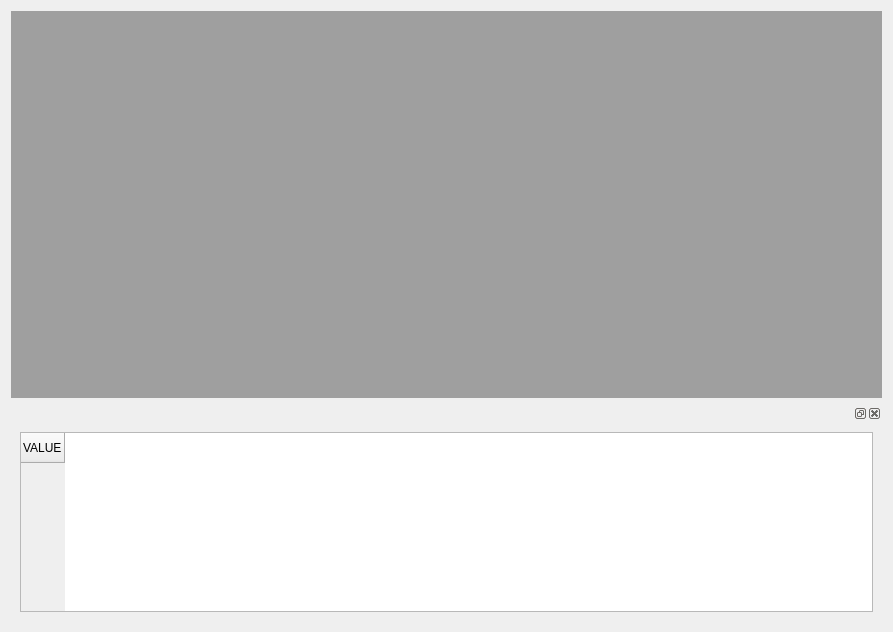
<?xml version="1.0" encoding="UTF-8"?>
<ui version="4.0">
 <class>Form</class>
 <widget class="QWidget" name="Form">
  <property name="geometry">
   <rect>
    <x>0</x>
    <y>0</y>
    <width>893</width>
    <height>632</height>
   </rect>
  </property>
  <property name="windowTitle">
   <string>Form</string>
  </property>
  <layout class="QVBoxLayout" name="verticalLayout_2">
   <item>
    <widget class="QMdiArea" name="mdiArea"/>
   </item>
   <item>
    <widget class="QDockWidget" name="dockWidget">
     <property name="floating">
      <bool>false</bool>
     </property>
     <widget class="QWidget" name="dockWidgetContents">
      <layout class="QVBoxLayout" name="verticalLayout">
       <item>
        <widget class="QTableWidget" name="tableWidget">
         <row>
          <property name="text">
           <string>VALUE</string>
          </property>
         </row>
        </widget>
       </item>
      </layout>
     </widget>
    </widget>
   </item>
  </layout>
 </widget>
 <resources/>
 <connections/>
</ui>
